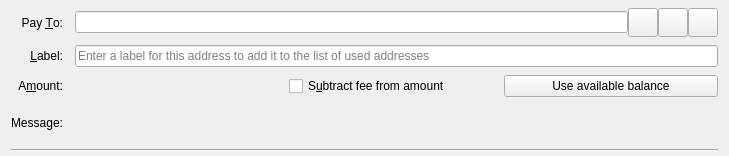
<?xml version="1.0" encoding="UTF-8"?>
<ui version="4.0">
 <class>SendCoinsEntry</class>
 <widget class="QWidget" name="SendCoinsEntry">
  <property name="geometry">
   <rect>
    <x>0</x>
    <y>0</y>
    <width>729</width>
    <height>156</height>
   </rect>
  </property>
  <property name="sizePolicy">
   <sizepolicy hsizetype="Preferred" vsizetype="Fixed">
    <horstretch>0</horstretch>
    <verstretch>0</verstretch>
   </sizepolicy>
  </property>
  <property name="focusPolicy">
   <enum>Qt::TabFocus</enum>
  </property>
  <property name="autoFillBackground">
   <bool>false</bool>
  </property>
   <layout class="QGridLayout" name="gridLayout">
    <property name="topMargin">
     <number>8</number>
    </property>
    <property name="bottomMargin">
     <number>4</number>
    </property>
    <property name="horizontalSpacing">
     <number>12</number>
    </property>
    <property name="verticalSpacing">
     <number>8</number>
    </property>
    <item row="0" column="0">
     <widget class="QLabel" name="payToLabel">
      <property name="text">
       <string>Pay &amp;To:</string>
      </property>
      <property name="alignment">
       <set>Qt::AlignRight|Qt::AlignTrailing|Qt::AlignVCenter</set>
      </property>
      <property name="buddy">
       <cstring>payTo</cstring>
      </property>
     </widget>
    </item>
    <item row="0" column="1">
     <layout class="QHBoxLayout" name="payToLayout">
      <property name="spacing">
       <number>0</number>
      </property>
      <item>
       <widget class="QValidatedLineEdit" name="payTo">
        <property name="toolTip">
         <string>The LiteDoge address to send the payment to</string>
        </property>
       </widget>
      </item>
      <item>
       <widget class="QToolButton" name="addressBookButton">
        <property name="toolTip">
         <string>Choose previously used address</string>
        </property>
        <property name="text">
         <string/>
        </property>
        <property name="icon">
         <iconset resource="../bitcoin.qrc">
          <normaloff>:/icons/address-book</normaloff>:/icons/address-book</iconset>
        </property>
        <property name="iconSize">
         <size>
          <width>22</width>
          <height>22</height>
         </size>
        </property>
        <property name="shortcut">
         <string>Alt+A</string>
        </property>
       </widget>
      </item>
      <item>
       <widget class="QToolButton" name="pasteButton">
        <property name="toolTip">
         <string>Paste address from clipboard</string>
        </property>
        <property name="text">
         <string/>
        </property>
        <property name="icon">
         <iconset resource="../bitcoin.qrc">
          <normaloff>:/icons/editpaste</normaloff>:/icons/editpaste</iconset>
        </property>
        <property name="iconSize">
         <size>
          <width>22</width>
          <height>22</height>
         </size>
        </property>
        <property name="shortcut">
         <string>Alt+P</string>
        </property>
       </widget>
      </item>
      <item>
       <widget class="QToolButton" name="deleteButton">
        <property name="toolTip">
         <string>Remove this entry</string>
        </property>
        <property name="text">
         <string/>
        </property>
        <property name="icon">
         <iconset resource="../bitcoin.qrc">
          <normaloff>:/icons/remove</normaloff>:/icons/remove</iconset>
        </property>
        <property name="iconSize">
         <size>
          <width>22</width>
          <height>22</height>
         </size>
        </property>
       </widget>
      </item>
     </layout>
    </item>
    <item row="1" column="0">
     <widget class="QLabel" name="labellLabel">
      <property name="text">
       <string>&amp;Label:</string>
      </property>
      <property name="alignment">
       <set>Qt::AlignRight|Qt::AlignTrailing|Qt::AlignVCenter</set>
      </property>
      <property name="buddy">
       <cstring>addAsLabel</cstring>
      </property>
     </widget>
    </item>
    <item row="1" column="1">
     <widget class="QLineEdit" name="addAsLabel">
      <property name="toolTip">
       <string>Enter a label for this address to add it to the list of used addresses</string>
      </property>
      <property name="placeholderText">
       <string>Enter a label for this address to add it to the list of used addresses</string>
      </property>
     </widget>
    </item>
    <item row="2" column="0">
     <widget class="QLabel" name="amountLabel">
      <property name="text">
       <string>A&amp;mount:</string>
      </property>
      <property name="alignment">
       <set>Qt::AlignRight|Qt::AlignTrailing|Qt::AlignVCenter</set>
      </property>
      <property name="buddy">
       <cstring>payAmount</cstring>
      </property>
     </widget>
    </item>
    <item row="2" column="1">
     <layout class="QHBoxLayout" name="horizontalLayoutAmount" stretch="0,0,0">
      <item>
       <widget class="BitcoinAmountField" name="payAmount">
         <property name="toolTip">
          <string>The amount to send in the selected unit</string>
         </property>
       </widget>
      </item>
      <item>
       <widget class="QCheckBox" name="checkboxSubtractFeeFromAmount">
        <property name="toolTip">
         <string>The fee will be deducted from the amount being sent. The recipient will receive less LDOGE than you enter in the amount field. If multiple recipients are selected, the fee is split equally.</string>
        </property>
        <property name="text">
         <string>S&amp;ubtract fee from amount</string>
        </property>
       </widget>
      </item>
      <item>
       <widget class="QPushButton" name="useAvailableBalanceButton">
        <property name="text">
         <string>Use available balance</string>
        </property>
       </widget>
      </item>
     </layout>
    </item>
    <item row="3" column="0">
     <widget class="QLabel" name="messageLabel">
      <property name="text">
       <string>Message:</string>
      </property>
      <property name="alignment">
       <set>Qt::AlignRight|Qt::AlignTrailing|Qt::AlignVCenter</set>
      </property>
     </widget>
    </item>
    <item row="3" column="1">
     <widget class="QLabel" name="messageTextLabel">
      <property name="toolTip">
       <string>A message that was attached to the LiteDoge: URI which will be stored with the transaction for your reference. Note: This message will not be sent over the LiteDoge network.</string>
      </property>
      <property name="textFormat">
       <enum>Qt::PlainText</enum>
      </property>
     </widget>
    </item>
    <item row="4" column="0" colspan="2">
     <widget class="Line" name="line">
      <property name="orientation">
       <enum>Qt::Horizontal</enum>
      </property>
     </widget>
    </item>
   </layout>
 </widget>
 <customwidgets>
  <customwidget>
   <class>QValidatedLineEdit</class>
   <extends>QLineEdit</extends>
   <header>qt/qvalidatedlineedit.h</header>
  </customwidget>
  <customwidget>
   <class>BitcoinAmountField</class>
   <extends>QWidget</extends>
   <header>qt/bitcoinamountfield.h</header>
   <container>1</container>
  </customwidget>
 </customwidgets>
 <tabstops>
  <tabstop>payTo</tabstop>
  <tabstop>addressBookButton</tabstop>
  <tabstop>pasteButton</tabstop>
  <tabstop>deleteButton</tabstop>
  <tabstop>addAsLabel</tabstop>
  <tabstop>payAmount</tabstop>
 </tabstops>
 <resources>
  <include location="../bitcoin.qrc"/>
 </resources>
 <connections/>
</ui>
